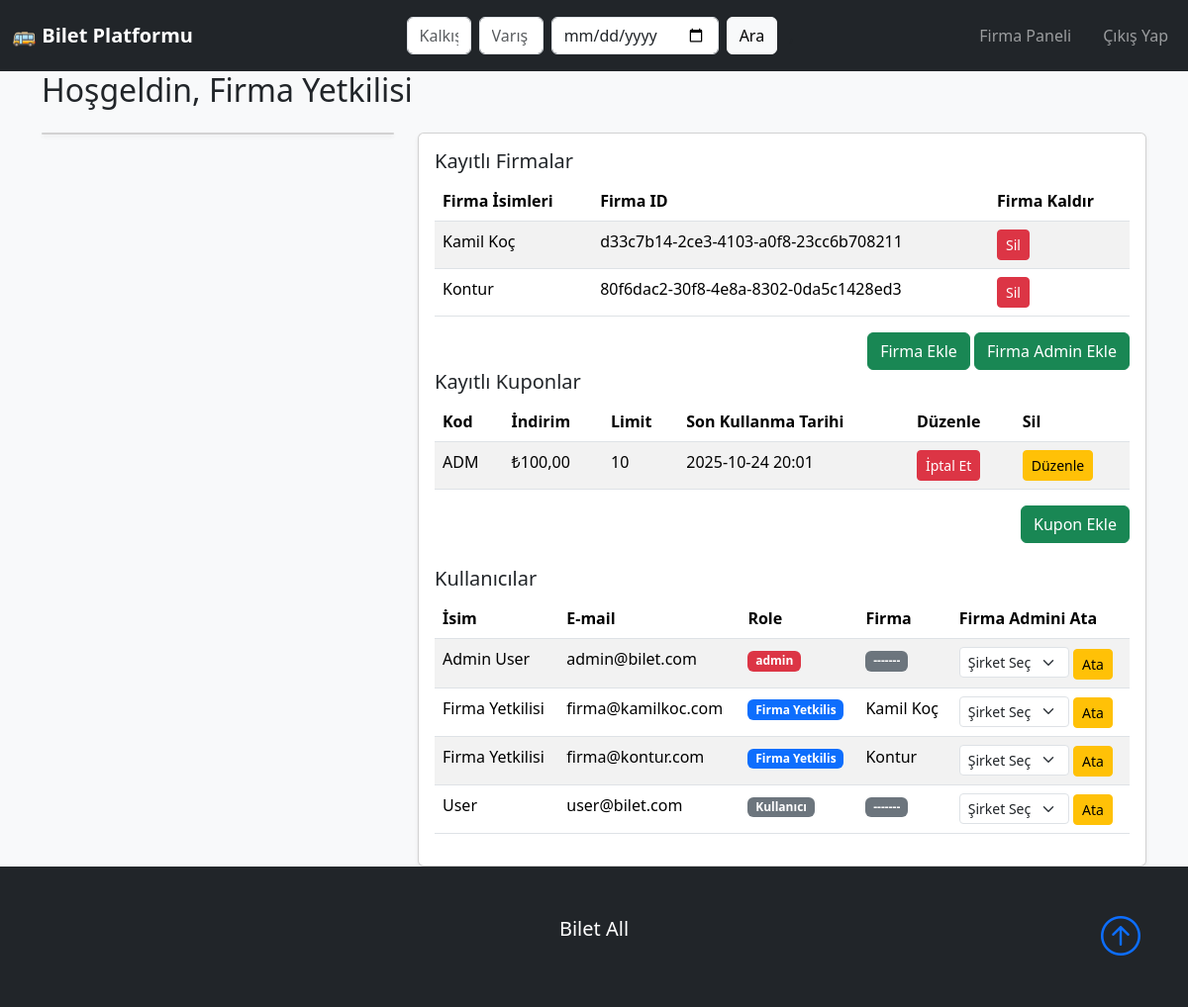
Page /admin_panel.php (signed in) on the committed database.
### tables this page shows
CREATE TABLE Bus_Company (
    id TEXT PRIMARY KEY,                          -- UUID
    name TEXT UNIQUE NOT NULL,
    logo_path TEXT,
    created_at TIMESTAMP DEFAULT CURRENT_TIMESTAMP
);

CREATE TABLE Coupons (
    id TEXT PRIMARY KEY,                          -- UUID
    code TEXT UNIQUE NOT NULL,
    discount REAL NOT NULL,
    company_id TEXT,                              -- Nullable FK (if null, coupon is admin)
    usage_limit INTEGER NOT NULL,
    expire_date DATETIME NOT NULL,
    created_at TIMESTAMP DEFAULT CURRENT_TIMESTAMP,
    FOREIGN KEY (company_id) REFERENCES Bus_Company(id)
);

CREATE TABLE User (
    id TEXT PRIMARY KEY,                         -- UUID
    full_name TEXT NOT NULL,
    email TEXT UNIQUE NOT NULL,
    role TEXT CHECK(role IN ('user', 'company', 'admin')) NOT NULL DEFAULT 'user',
    password TEXT NOT NULL,
    company_id TEXT,                              -- Nullable FK (only for company users)
    balance REAL DEFAULT 800,
    created_at TIMESTAMP DEFAULT CURRENT_TIMESTAMP,
    FOREIGN KEY (company_id) REFERENCES Bus_Company(id)
);

### src/helper.php (called while the page is built, shortened)
<?php
require_once __DIR__ . '/../src/auth.php';
function get_admin_coupons(){
    global $db;
    $stmt = $db->prepare('SELECT *
    FROM Coupons
    WHERE company_id  IS NULL
    ORDER BY code ASC');
    $stmt->execute();
    return $stmt->fetchAll(PDO::FETCH_ASSOC);
}
function get_companies() {
    global $db;
    $stmt = $db->prepare('SELECT id, name FROM Bus_Company ORDER BY created_at DESC');
    $stmt->execute();
    return $stmt->fetchAll(PDO::FETCH_ASSOC);
}
function get_users() {
    global $db;
    $stmt = $db->prepare('SELECT U.*, B.name AS company_name
        FROM User U
        LEFT JOIN Bus_Company B ON U.company_id = B.id
        ORDER BY U.role ASC');
    $stmt->execute();
    return $stmt->fetchAll(PDO::FETCH_ASSOC);
}
?>

### public/admin_panel.php (the view, shortened to what this page needs)
<?php
require_once __DIR__ . '/../src/auth.php';
require_once __DIR__ .'/../src/helper.php';
include 'header.php';
$full_name = $_SESSION['full_name'] ?? '';
$companies = get_companies();
$coupons = get_admin_coupons();
$users = get_users();
?>
<div class="main-content">
  <div class="container">
  <h2 class="mb-4">Hoşgeldin, <?= htmlspecialchars($full_name) ?></h2>
    <div class="row g-4">
      <div class="col-md-4">
        <div class="card text-center shadow-sm">
        </div>
      </div>
      <div class="col-md-8">
        <div class="card shadow-sm">
          <div class="card-body">
            <h5 class="card-title">Kayıtlı Firmalar</h5>
            <table class="table table-striped">
              <thead>
                <tr>
                  <th>Firma İsimleri</th>
                  <th>Firma ID</th>
                  <th>Firma Kaldır</th>
                </tr>
              </thead>
              <tbody>
                <?php if (empty($companies)): ?>
                  <tr><td colspan="3" class="text-center">Kayıtlı Firma Bulunamadı..</td></tr>
                <?php else: ?>
                  <?php foreach ($companies as $company): ?>
                    <tr>
                      <td><?= htmlspecialchars($company['name']) ?>
                      <td><?= htmlspecialchars($company['id']) ?>
                      <td>
                        <form action="cancel_company.php" method="POST" style="display:inline;">
                            <button type="submit" class="btn btn-danger btn-sm">Sil</button>
                        </form>
                      </td>
                    </tr>
                  <?php endforeach; ?>
                <?php endif; ?>
              </tbody>
            </table>
            <div class="mt-3 text-end">
              <a href="add_company.php" class="btn btn-success">Firma Ekle</a>
              <form action="add_company_admin.php" method="POST" style="display:inline;">
                <button type="submit" class="btn btn-success">Firma Admin Ekle</button>
              </form>
            </div>
            <h5 class="card-title">Kayıtlı Kuponlar</h5>
            <table class="table table-striped">
              <thead>
                <tr>
                  <th>Kod</th>
                  <th>İndirim</th>
                  <th>Limit</th>
                  <th>Son Kullanma Tarihi</th>
                  <th>Düzenle</th>
                  <th>Sil</th>
                </tr>
              </thead>
              <tbody>
                <?php if (empty($coupons)): ?>
                  <tr><td colspan="3" class="text-center">Firmanıza kayıtlı Kupon bulunmamaktadır..</td></tr>
                <?php else: ?>
                  <?php foreach ($coupons as $coupon): ?>
                    <tr>
                      <td><?= htmlspecialchars($coupon['code']) ?></td>
                      <td>₺<?= number_format($coupon['discount'], 2, ',', '.') ?></td>
                      <td><?= htmlspecialchars($coupon['usage_limit']) ?></td>
                      <td><?= date('Y-m-d H:i', strtotime($coupon['expire_date'])) ?></td>
                      <td>
                        <form action="cancel_coupon.php" method="POST" style="display:inline;">
                            <button type="submit" class="btn btn-danger btn-sm">İptal Et</button>
                        </form>
                      </td>
                      <td>
                        <form action="edit_coupon.php" method="POST" style="display:inline;">
                            <button type="submit" class="btn btn-warning btn-sm">Düzenle</button>
                        </form>
                      </td>
                    </tr>
                  <?php endforeach; ?>
                <?php endif; ?>
              </tbody>
            </table>
            <div class="mt-3 text-end">
              <form action="add_coupon.php" method="POST" style="display:inline;">
                <button type="submit" class="btn btn-success btn">Kupon Ekle</button>
              </form>
            </div>
            <h5 class="card-title mt-4">Kullanıcılar</h5>
            <table class="table table-striped">
              <thead>
                <tr>
                  <th>İsim</th>
                  <th>E-mail</th>
                  <th>Role</th>
                  <th>Firma</th>
                  <th>Firma Admini Ata</th>
                </tr>
              </thead>
              <tbody>
                <?php if (empty($users)): ?>
                  <tr><td colspan="3" class="text-center">Kayıtlı kullanıcı bulunamadı.</td></tr>
                <?php else: ?>
                  <?php foreach ($users as $user): ?>
                    <tr>
                      <td><?= htmlspecialchars($user['full_name']) ?></td>
                      <td><?= htmlspecialchars($user['email']) ?></td>
                      <td>
                        <?php if ($user['role'] === 'user'): ?>
                          <span class="badge bg-secondary">Kullanıcı</span>
                        <?php elseif ($user['role'] === 'company'): ?>
                          <span class="badge bg-primary">Firma Yetkilis</span>
                        <?php elseif ($user['role'] === 'admin'): ?>
                          <span class="badge bg-danger">admin</span>
                        <?php endif; ?>
                      </td>
                      <td>
                        <?php if (!($user['company_id'] == NULL)): ?>
                          <?= htmlspecialchars($user['company_name']) ?>
                        <?php else: ?>
                          <span class="badge bg-secondary">-------</span>
                        <?php endif; ?>
                      </td>
                      <td>
                        <form action="company_admin_set.php" method="POST" style="display:inline;">
                          <select name="company_id" class="form-select form-select-sm d-inline-block w-auto" required>
                              <option value="">Şirket Seç</option>
                          </select>
                          <button type="submit" class="btn btn-warning btn-sm">Ata</button>
                        </form>
                      </td>
                    </tr>
                  <?php endforeach; ?>
                <?php endif; ?>
              </tbody>
            </table>
          </div>
        </div>
      </div>
    </div>
  </div>
</div>
<?php include 'footer.php'; ?>

### public/view/css/style.css (style rules this page uses)
html, body { height: 100%; }
body { display: flex; flex-direction: column; min-height: 100vh; }
.main-content { flex: 1; }

### rows in the picture
bus_company: name "Kamil Koç", id "d33c7b14-2ce3-4103-a0f8-23cc6b708211"
bus_company: name "Kontur", id "80f6dac2-30f8-4e8a-8302-0da5c1428ed3"
coupons: code "ADM", discount "100,00", usage_limit "10", expire_date "2025-10-24 20:01"
user: full_name "Admin User", email "admin@bilet.com", role "admin"
user: full_name "Firma Yetkilisi", email "firma@kamilkoc.com", role "Firma Yetkilis", company.name "Kamil Koç"
user: full_name "Firma Yetkilisi", email "firma@kontur.com", role "Firma Yetkilis", company.name "Kontur"
user: full_name "User", email "user@bilet.com", role "Kullanıcı"

### other values in the picture
$full_name "Firma Yetkilisi"
